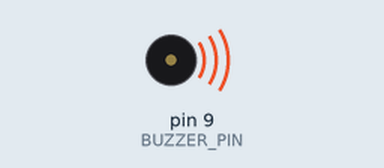
A sketch run on a simulated Arduino Uno, built with avr-gcc and run on an emulated ATmega328P. On the bench: buzzer (waves = sounding).

Above: at 0.1 s.
Timing chart, 0 to 1.6 s (numbered marks = the images above):
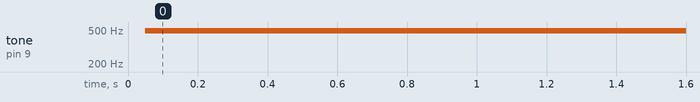

The sketch:

buzzer.ino
```cpp
//---------------BUZZER---------------//
//buzzer connected to digital pwm pin 9
const int BUZZER_PIN = 9;
//maximum pwm value
const int MAX_PWM = 255;
//to hold the value of pwm. By default, initialize to 0
int pwmVal;

void setup() {
  // put your setup code here, to run once:
  //initialize BUZZER_PIN as output
  pinMode (BUZZER_PIN, OUTPUT);
}

void loop() {
  // put your main code here, to run repeatedly:
  // write analog value to buzzer (0-255)
  analogWrite (BUZZER_PIN, pwmVal);
  //Serial.println(pwmVal);
  pwmVal++;

  if (pwmVal > MAX_PWM) pwmVal = 0; //pwmVal initialize back to 0 if its value is greater than 255
  delay (50);
}
```

Measured:
- by itself, tone on pin 9 (BUZZER_PIN): silent → 490 Hz at 0.05 s
